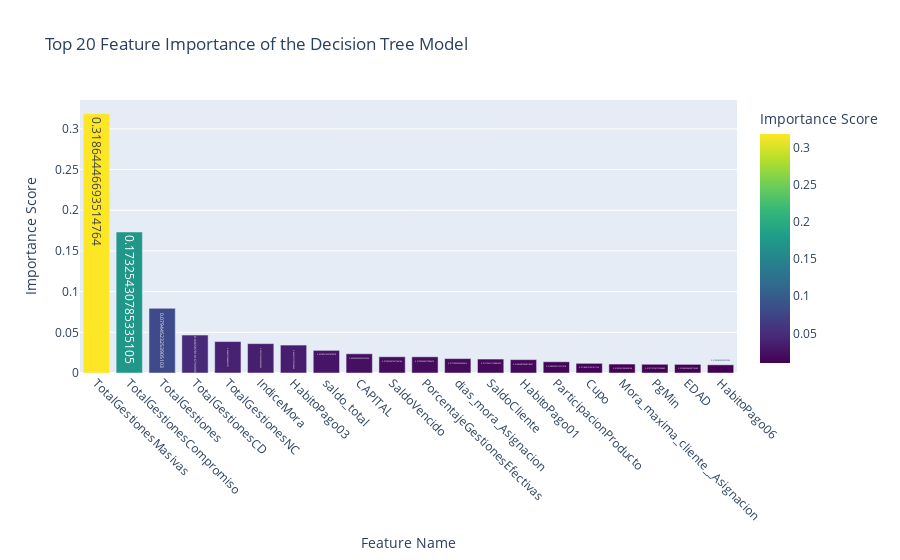

The code cell stored with this chart in its notebook:
### Markdown cell above
## ***Feature Importances***

### Code cell
# Extract feature importances from the trained model
importances = rf_model.feature_importances_

# Create a DataFrame for easier plotting
feature_names = X_train.columns  # Use the features from the final training set
importance_df = pd.DataFrame({
    'Feature': feature_names,
    'Importance': importances
})

# Sort by importance and select the top 20
importance_df = importance_df.sort_values(by='Importance', ascending=False).head(20)

# Plot the feature importance using Plotly
fig = px.bar(importance_df, 
             x='Feature', 
             y='Importance', 
             title='Top 20 Feature Importance of the Decision Tree Model',
             labels={'Feature': 'Feature Name', 'Importance': 'Importance Score'},
             color='Importance',  # Color bars based on importance
             color_continuous_scale='Viridis',  # Use a color scale for better visualization
             text='Importance')  # Display importance values on the bars

# Rotate X-axis labels for better readability
fig.update_layout(xaxis_tickangle=45)

# Show the plot
fig.show()

### Figure 1 — Plotly figure (JSON) as saved in the notebook; plotly's stock layout.template omitted (floating-point values rounded to 4 significant figures)
{"data": [{"alignmentgroup": "True", "hovertemplate": "Feature Name=%{x}<br>Importance Score=%{marker.color}<extra></extra>", "legendgroup": "", "marker": {"color": [0.3186, 0.1733, 0.07945, 0.04659, 0.03867, 0.0361, 0.03432, 0.0278, 0.02363, 0.01996, 0.0199, 0.01771, 0.01713, 0.01645, 0.01381, 0.01187, 0.01099, 0.01072, 0.01061, 0.01006], "coloraxis": "coloraxis", "pattern": {"shape": ""}}, "name": "", "offsetgroup": "", "orientation": "v", "showlegend": false, "text": [0.3186, 0.1733, 0.07945, 0.04659, 0.03867, 0.0361, 0.03432, 0.0278, 0.02363, 0.01996, 0.0199, 0.01771, 0.01713, 0.01645, 0.01381, 0.01187, 0.01099, 0.01072, 0.01061, 0.01006], "textposition": "auto", "type": "bar", "x": ["TotalGestionesMasivas", "TotalGestionesCompromiso", "TotalGestiones", "TotalGestionesCD", "TotalGestionesNC", "IndiceMora", "HabitoPago03", "saldo_total", "CAPITAL", "SaldoVencido", "PorcentajeGestionesEfectivas", "dias_mora_Asignacion", "SaldoCliente", "HabitoPago01", "ParticipacionProducto", "Cupo", "Mora_maxima_cliente__Asignacion", "PgMin", "EDAD", "HabitoPago06"], "xaxis": "x", "y": [0.3186, 0.1733, 0.07945, 0.04659, 0.03867, 0.0361, 0.03432, 0.0278, 0.02363, 0.01996, 0.0199, 0.01771, 0.01713, 0.01645, 0.01381, 0.01187, 0.01099, 0.01072, 0.01061, 0.01006], "yaxis": "y"}], "layout": {"barmode": "relative", "coloraxis": {"colorbar": {"title": {"text": "Importance Score"}}, "colorscale": [[0, "#440154"], [0.1111, "#482878"], [0.2222, "#3e4989"], [0.3333, "#31688e"], [0.4444, "#26828e"], [0.5556, "#1f9e89"], [0.6667, "#35b779"], [0.7778, "#6ece58"], [0.8889, "#b5de2b"], [1, "#fde725"]]}, "legend": {"tracegroupgap": 0}, "title": {"text": "Top 20 Feature Importance of the Decision Tree Model"}, "xaxis": {"anchor": "y", "domain": [0, 1], "tickangle": 45, "title": {"text": "Feature Name"}}, "yaxis": {"anchor": "x", "domain": [0, 1], "title": {"text": "Importance Score"}}}}
